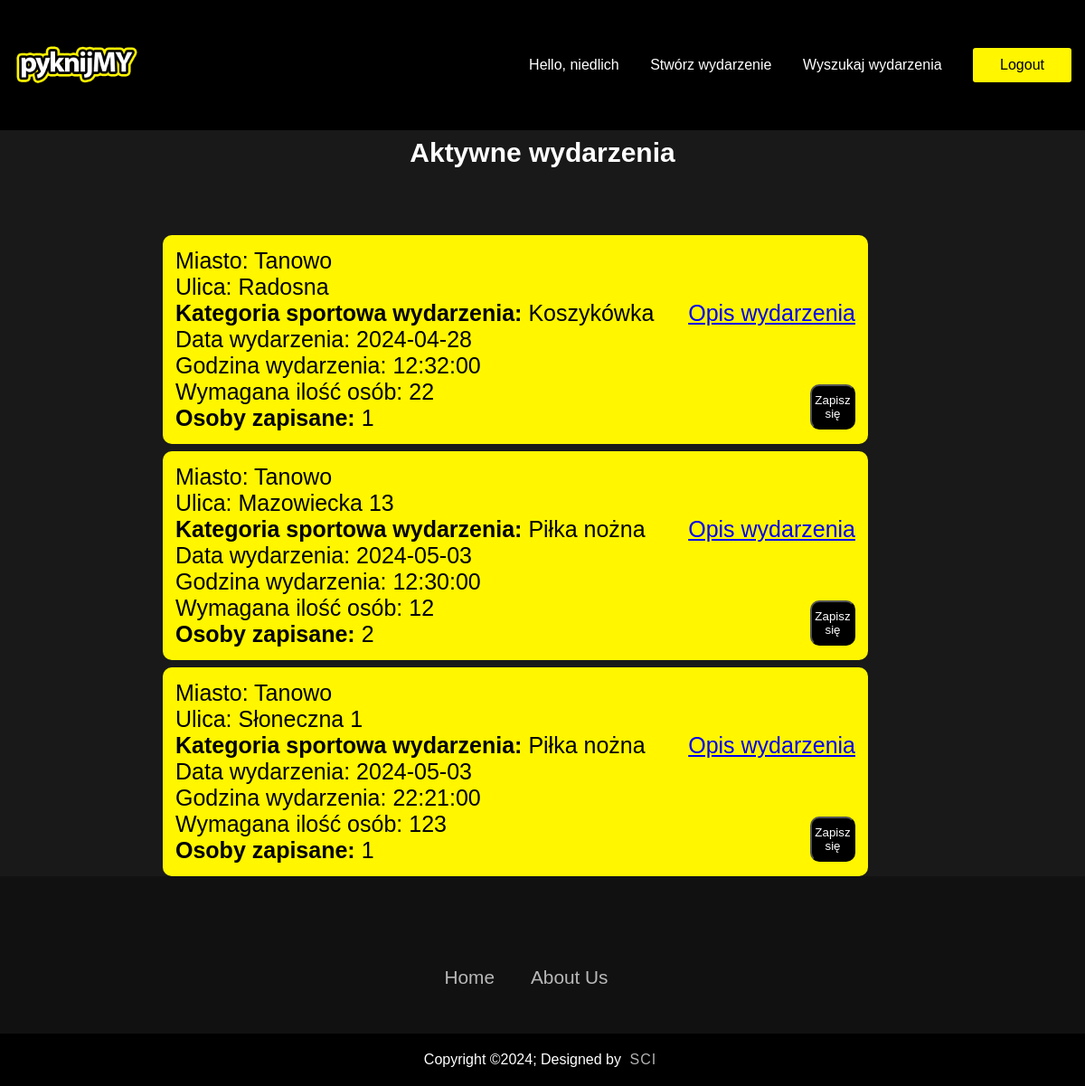
The page / (signed in) on the database its author committed.
### tables this page shows
CREATE TABLE `users` (
  `id` bigint(20) NOT NULL,
  `user_id` bigint(20) NOT NULL,
  `user_name` varchar(100) NOT NULL,
  `password` varchar(100) NOT NULL,
  `date` timestamp NOT NULL DEFAULT current_timestamp() ON UPDATE current_timestamp(),
  `about_me` text NOT NULL
);

CREATE TABLE `wydarzenia` (
  `id` int(11) UNSIGNED NOT NULL,
  `miasto` text NOT NULL,
  `ulica` text NOT NULL,
  `data` date NOT NULL,
  `godzina` time NOT NULL,
  `osoby_zapisane` int(11) NOT NULL,
  `max_osoby` int(11) NOT NULL,
  `opis` text NOT NULL,
  `kategoria` text NOT NULL
);

### login/functions.php (called while the page is built, shortened)
<?php
function check_login($con)
{
	if(isset($_SESSION['user_id']))
	{
		$id = $_SESSION['user_id'];
		$query = "select * from users where user_id = '$id' limit 1";
		$result = mysqli_query($con,$query);
		if($result && mysqli_num_rows($result) > 0)
		{
			$user_data = mysqli_fetch_assoc($result);
			return $user_data;
		}
	}
	die;
}

### index.php (the view, shortened to what this page needs)
<?php
  include("connection.php");
  include("functions.php");
  $user_data = check_login($conn);
?>
<!DOCTYPE html>
<html lang="pl">
<head>
	<link rel="stylesheet" href="styl_pyknijmy.css">
</head>
<body>
<div class = "header">
 <nav>
   <a href = "index.php"><img src="logopyknijmy.png" class="logo" style="margin-left: 10%;"></a>
    <ul class="nav-links">
		<li><a href="profil.php?id=<?php echo $user_data['id']?>" class="text" style="color: white;">Hello, <?php echo $user_data['user_name']; ?></a></li>
		<li><a href="tworzenie.php">Stwórz wydarzenie</a></li>
		<li><a href="wyszukiwanie.php">Wyszukaj wydarzenia</a></li>
		<li class="btn" style="color: black;">
			<a href="logout.php" style="color: black;">Logout</a>
		</li>
	</ul>
  </nav>
  <?php
	$wynik = mysqli_query($conn, "SELECT * from wydarzenia ORDER BY data, godzina");
	 function funkcja($result) {
		 while ($row = mysqli_fetch_assoc($result)) {
			 echo '<div class="klasa">';
			 echo '<div class="mmmm">' . 'Miasto: ', $row['miasto'], ' ';
			 echo '<div class="nnnn">' . 'Ulica: ', $row['ulica'], ' ';
			 echo '</div>';
			 echo '<a class="ogloszenie" href="ogloszenie.php?id=' . $row['id'] . '">';
			 echo 'Opis wydarzenia';
			 echo '</a>';
			 echo '<div class ="hhhh">' . '<b>Kategoria sportowa wydarzenia: </b>' . $row['kategoria'];
			 echo '</div>';
			 echo '<div class="wwww">' . 'Data wydarzenia: ', $row['data'], ' ';
			 echo '</div>';
			 echo '<button class="zapisz" data-wydarzenie="' . $row['id'] . '">';
			 echo 'Zapisz się';
			 echo '</button>';
			 echo '<div class="tttt">' . 'Godzina wydarzenia: ', $row['godzina'], ' ';
			 echo '</div>';
			 echo '<div class="rrrr">' . 'Wymagana ilość osób: ', $row['max_osoby'], ' ';
			 echo '</div>';
			 echo '<div class="eeee">' . '<b>Osoby zapisane: </b>', $row['osoby_zapisane'], ' ';
			 echo '</div>';
			 echo '</div>';
			 echo '</div>';
		 }
	 }
	?>
	<div class="conteiner">
	<div class="kategoria"><b>Aktywne wydarzenia </b></div>
		<?php funkcja($wynik); ?>
  </div>
</div>
<footer>
		<div class = "footerContainer">
		 <div class = "footerNav">
		  <ul>
		    <li><a href = "index.php">Home</a></li>
			<li><a href= "https://linktr.ee/beatbuddy">About Us</a></li>
		  </ul>
		 </div>
		</div>
		<div class = "footerBottom">
		  <p>Copyright &copy;2024; Designed by <span class = "designer">SCI</span></p>
		 </div>
		</footer>
</body>
</html>

### styl_pyknijmy.css (style rules this page uses)
* { margin: 0; padding: 0; box-sizing: border-box; font-family: "poppins", sans-serif; }
.footerContainer { width: 97%; padding: 70px 30px 20px; }
footer { background-color: #111; bottom:0; width: 100vw; margin-top: auto; }
html { height: 100%; }
body { min-height: 100%; display: flex; flex-direction: column; }
.footerNav { margin: 30px 0; }
.footerNav ul { display: flex; justify-content: center; list-style-type: none; }
.footerNav ul li a { color: white; margin: 20px; text-decoration: none; font-size: 1.3em; opacity: 0.7; transition: 0.5s; }
.footerBottom { background-color: #000; padding:20px; text-align: center; }
.footerBottom p { color: white; }
.designer { opacity: 0.7; text-transform: uppercase; letter-spacing: 1px; font-weight: 400; margin: 0px 5px; }
.header { min-height: 100vh; width: 100vw; background-color: #191919; position: relative; }
nav { display: flex; align-items: center; justify-content: space-between; background: #000000; }
.logo { width: 140px; }
.nav-links { padding: 28px 0; }
.nav-links li { display: inline-block; margin: 0 15px; }
.nav-links li a { text-decoration: none; color: #fff; padding: 5px 0; position: relative; }
.nav-links li a::after { content: ''; background: #fff600; width: 0; height: 2px; position: absolute; bottom: 0; left: 0; transition: width 0.5s; }
.btn { background: #fff600; color: #000; padding: 10px 30px; border-radius: 3px; cursor: pointer; }
.conteiner { width: 100%; height: 100px; }
.kategoria { width: 100%; height: 100px; font-size: 25px; float:left; text-align: center; }
.klasa { border: 4px solid transparent; float: left; padding: 10px; width: 65%; height: auto; margin-top: 1vh; margin-left: 15vw; font-size: 25px; border-radius: 10px; animation: animateFrame 2s linear infinite; background-color: #fff600; }
.ogloszenie { float:right; }
.zapisz { float:right; margin-top: 35px; background-color: #000; color: #fff; }
.zapisz { height: 50px; width:50px; border-radius: 10px; }
.kategoria { color: white; margin-top: 1vh; font-size: 30px; }

### rows shown on the page
users: user_name "niedlich"
wydarzenia: miasto "Tanowo", ulica "Radosna", kategoria "Koszykówka", data "2024-04-28", godzina "12:32:00", max_osoby "22", osoby_zapisane "1"
wydarzenia: miasto "Tanowo", ulica "Mazowiecka 13", kategoria "Piłka nożna", data "2024-05-03", godzina "12:30:00", max_osoby "12", osoby_zapisane "2"
wydarzenia: miasto "Tanowo", ulica "Słoneczna 1", kategoria "Piłka nożna", data "2024-05-03", godzina "22:21:00", max_osoby "123", osoby_zapisane "1"
